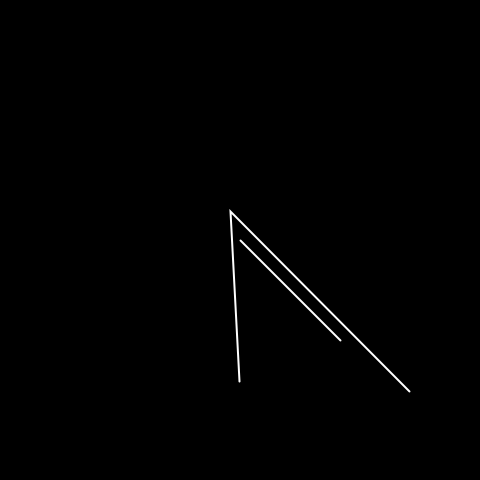
Frame 1 (no input)
Frame 60 (the mouse pressed at the canvas centre just before this capture): identical to frame 1, image omitted
Frame 120 (the mouse held since frame 60 and released just before this capture): identical to frame 1, image omitted

The Processing sketch that drew this single still picture (run headless with seeded random() and noise(); from frame 60 on, the mouse is pressed at the canvas centre):

// Processing sketch: Drawing_Arrows
// ── Drawing_Arrows.pde

void settings() {
  size(480, 480);
}

void setup() {
  noFill();
  stroke(255);
  strokeWeight(2);
}

void drawArrow(int x1, int y1, int x2, int y2) {
  line(x1,y1,x2,y2);
  float a = atan2(y2-y1, x2-x1);
  float d = dist(x1,y1,x2,y2);
  pushMatrix();
    rotate(a);
    // go to the end of the arrow
    translate(x2,y2);
    
    beginShape();
      vertex(0,0);
      vertex(-0.9*d,-0.8*d);
      vertex(0.9*d,-0.8*d);
    endShape();
  popMatrix();
  
}

void draw() {
  background(0);
  translate(width/2, height/2);
  drawArrow(0,0,100,100);
  
  
}
